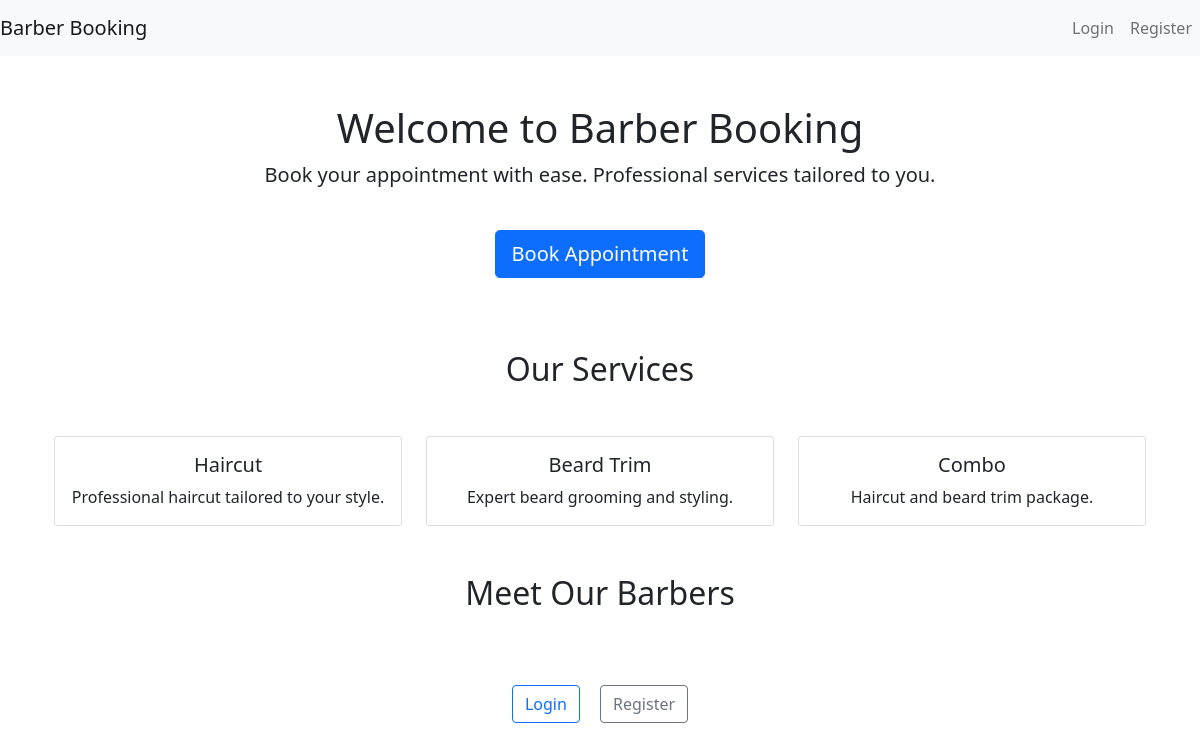
Before: / with the older database file.
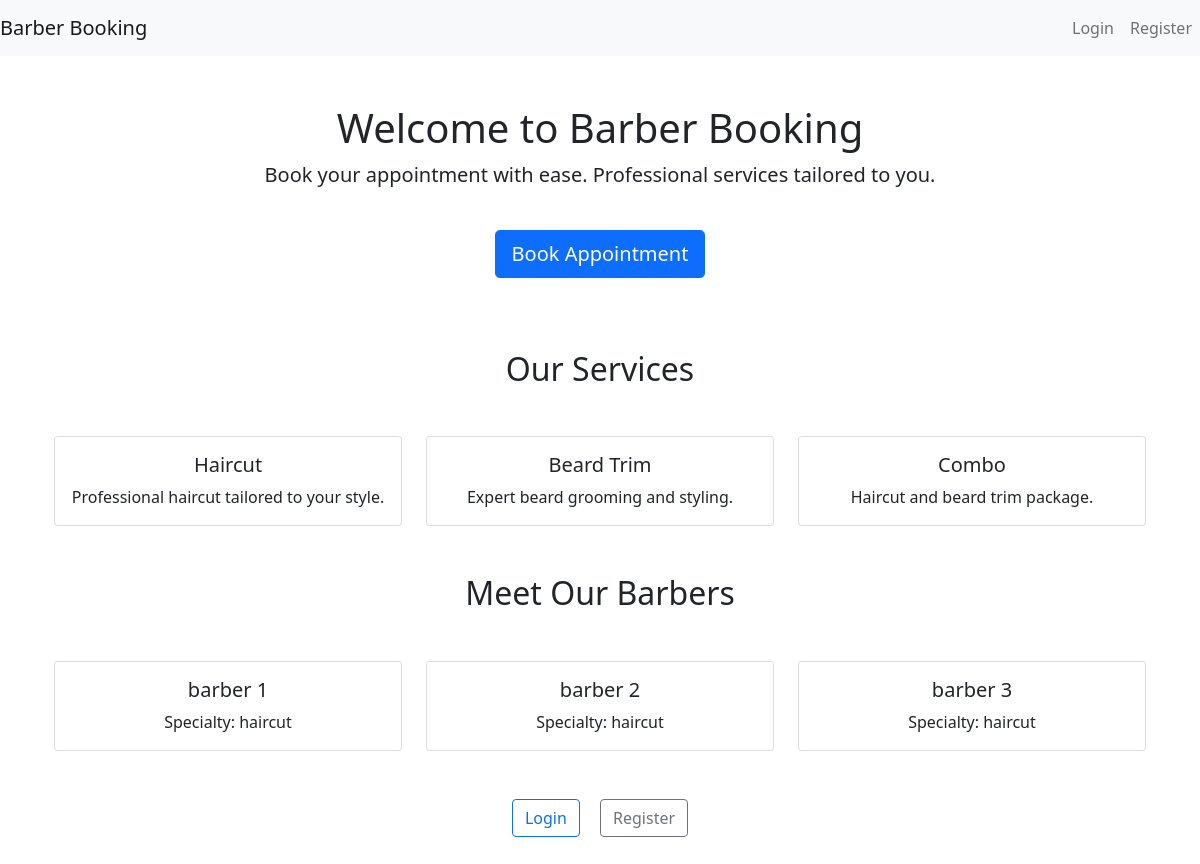
After: the same page with the newer database file.
### booking/models.py (models this page shows, shortened)
class Barber(models.Model):
    name = models.CharField(max_length=100)
    specialization = models.CharField(max_length=100)
    start_time = models.TimeField(default="09:00:00")
    end_time = models.TimeField(default="17:00:00")
    working_days = MultiSelectField(choices=DAYS_OF_WEEK, default=['Mon', 'Tue', 'Wed', 'Thu', 'Fri'])

### booking/views.py (the view)
# urls.py: path('', views.landing_page, name='landing_page'),
def landing_page(request):
    barbers = Barber.objects.all()
    services = [
        {"name": "Haircut", "description": "Professional haircut tailored to your style."},
        {"name": "Beard Trim", "description": "Expert beard grooming and styling."},
        {"name": "Combo", "description": "Haircut and beard trim package."},
    ]
    context = {
        "barbers": barbers,
        "services": services,
    }
    return render(request, 'booking/landing_page.html', context)

### booking/templates/booking/landing_page.html
{% extends 'base.html' %}
{% block content %}
<div class="container text-center my-5">
    <h1>Welcome to Barber Booking</h1>
    <p class="lead">Book your appointment with ease. Professional services tailored to you.</p>
    <a href="{% url 'book_appointment' %}" class="btn btn-primary btn-lg my-4">Book Appointment</a>
    <h2 class="mt-5">Our Services</h2>
    <div class="row row-cols-1 row-cols-md-3 g-4 mt-4">
        {% for service in services %}
        <div class="col">
            <div class="card h-100">
                <div class="card-body">
                    <h5 class="card-title">{{ service.name }}</h5>
                    <p class="card-text">{{ service.description }}</p>
                </div>
            </div>
        </div>
        {% endfor %}
    </div>
    <h2 class="mt-5">Meet Our Barbers</h2>
    <div class="row row-cols-1 row-cols-md-3 g-4 mt-4">
        {% for barber in barbers %}
        <div class="col">
            <div class="card h-100">
                <div class="card-body">
                    <h5 class="card-title">{{ barber.name }}</h5>
                    <p class="card-text">Specialty: {{ barber.specialization }}</p>
                </div>
            </div>
        </div>
        {% endfor %}
    </div>
    <div class="mt-5">
        <a href="{% url 'login' %}" class="btn btn-outline-primary me-3">Login</a>
        <a href="{% url 'register' %}" class="btn btn-outline-secondary">Register</a>
    </div>
</div>
{% endblock %}

Changed rows visible on the page:
added Barber: name "barber 1", specialization "haircut"
added Barber: name "barber 2", specialization "haircut"
added Barber: name "barber 3", specialization "haircut"
